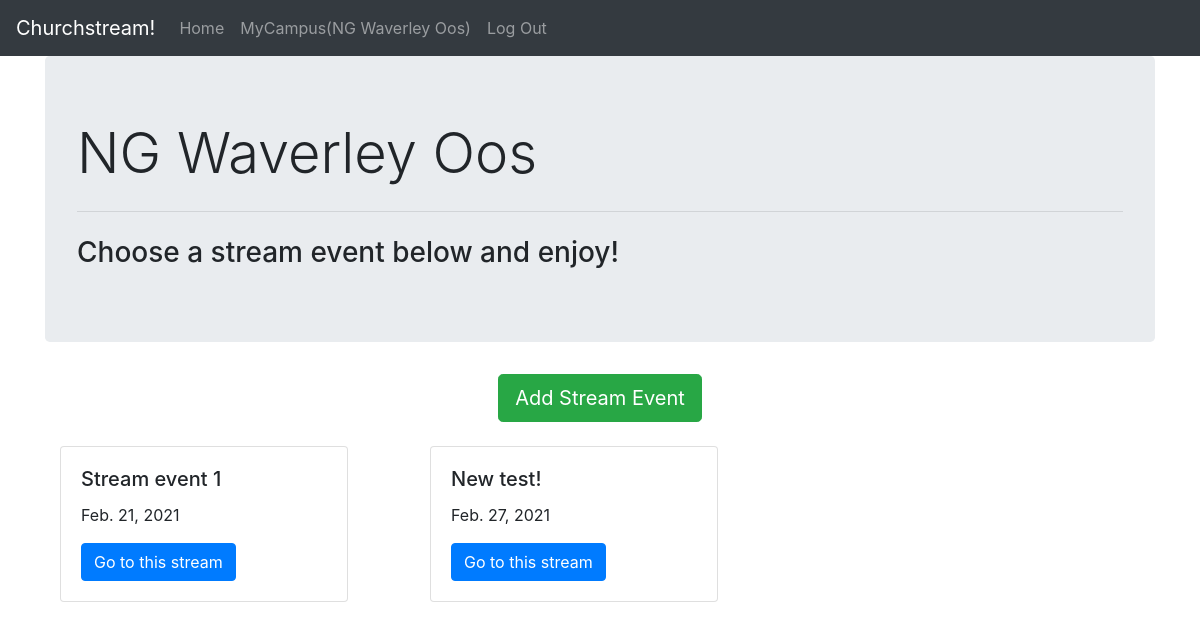
/campus/NG Waverley Oos/ (signed in), run on the app's committed database.
### campus/models.py (models this page shows, shortened)
class CampusModel(models.Model):
    campus_name = models.CharField(max_length=50, unique=True)
    description = models.TextField(blank=True,default='')
    banner = models.ImageField(upload_to="campus", height_field=None, width_field=None, max_length=100,null=True)
    user = models.ForeignKey(User, on_delete=models.CASCADE)

class StreamEvent(models.Model):
    title = models.CharField(max_length=255)
    date_added = models.DateField(auto_now=False, auto_now_add=True)
    date_published = models.DateField(auto_now=True, auto_now_add=False)
    campus = models.ForeignKey(CampusModel, on_delete=models.CASCADE)
    welcome_message = models.TextField(blank=True)
    question = models.CharField(max_length=255, blank=True)
    response1 = models.CharField(max_length=255, blank=True)
    response2 = models.CharField(max_length=255, blank=True)
    response3 = models.CharField(max_length=255, blank=True)
    devotional = models.TextField(blank=True)
    prayer = models.TextField(blank=True)

### campus/views.py (the view)
# urls.py: path('<str:campusid>/', views.CampusPage, name='campus_page'),
def CampusPage(request, campusid):
    campusobj = CampusModel.objects.filter(campus_name=campusid)
    return render(request, 'campus/campus_page.html',{'campusid':campusid,'campusobj':campusobj})

### campus/templatetags/campus_extras.py (called while the page is built)
@register.filter
def campusid(value): # Only one argument.
    campusobj = CampusModel.objects.get(user=value)
    return campusobj.campus_name

### campus/templates/campus/campus_page.html (shortened to what this page needs)
{% extends 'base.html' %}
{% block content %}
{% for camp in campusobj %}
  <div class="jumbotron">
    <h1 class="display-4">{{camp.campus_name}}</h1>
    <hr class="my-4">
    <h3>Choose a stream event below and enjoy!</h3>
  </div>
  {% if user.is_authenticated %}
  <div class="container text-center">
      <a href="{% url 'create_streamevent' camp.campus_name %}" class="btn btn-success btn-lg">Add Stream Event</a>
  </div>
  <br>
  {% endif %}
  <div class="container">
    <div class="row">
      {% for streamevent in camp.streamevent_set.all|dictsort:'date_published' %}
        <div class="col-md-4">
          <div class="card" style="width: 18rem;">
            <div class="card-body">
              <h5 class="card-title">{{streamevent.title}}</h5>
              <p class="card-text">{{streamevent.date_published}}</p>
              {% if user.is_authenticated %}
              <a href="{% url 'detail_streamevent' camp.campus_name streamevent.id %}"  class="btn btn-primary">Go to this stream</a>
              {% else %}
              <a href="{% url 'detail_streamevent' camp.campus_name streamevent.id %}"  class="btn btn-primary">Watch this stream</a>
              {% endif %}
            </div>
          </div>
        </div>
      {% endfor %}
    </div>
  </div>
{% endfor %}
{% endblock %}

### templates/base.html (shortened to what this page needs)
<!DOCTYPE html>
{% load campus_extras %}
<html lang="en" dir="ltr">
  <head>
    <link rel="stylesheet" href="https://cdn.jsdelivr.net/npm/bootstrap@4.6.0/dist/css/bootstrap.min.css">
  </head>
  <body>
    <nav class="navbar navbar-expand-lg navbar-dark bg-dark">
      <a class="navbar-brand" href="{% url 'home' %}">Churchstream!</a>
      <div class="collapse navbar-collapse" id="navbarSupportedContent">
        <ul class="navbar-nav mr-auto">
          <li class="nav-item">
            <a class="nav-link" href="{% url 'home' %}">Home <span class="sr-only">(current)</span></a>
          </li>
          {% if user.is_authenticated %}
          <li class="nav-item">
            <a class="nav-link" href="{% url 'campus_page' user|campusid %}"> MyCampus({{user|campusid}}) <span class="sr-only">(current)</span></a>
          </li>
          {% endif %}
          {% if user.is_authenticated %}
          <li>
            <a class="nav-link" href="{% url 'logout' %}">Log Out</a>
          </li>
          {% else %}
          <li class="nav-item">
            <a class="nav-link" href="{% url 'login' %}"> Login </a>
          </li>
          {% endif %}
        </ul>
      </div>
    </nav>
    <div class="container">
      {% block content %}
      {% endblock %}
    </div>
  </body>
</html>

### data on the page
CampusModel: campus_name "NG Waverley Oos"
StreamEvent: title "Stream event 1", date_published "Feb. 21, 2021"
StreamEvent: title "New test!", date_published "Feb. 27, 2021"

### other printed values
{{ user|campusid }} "NG Waverley Oos"
